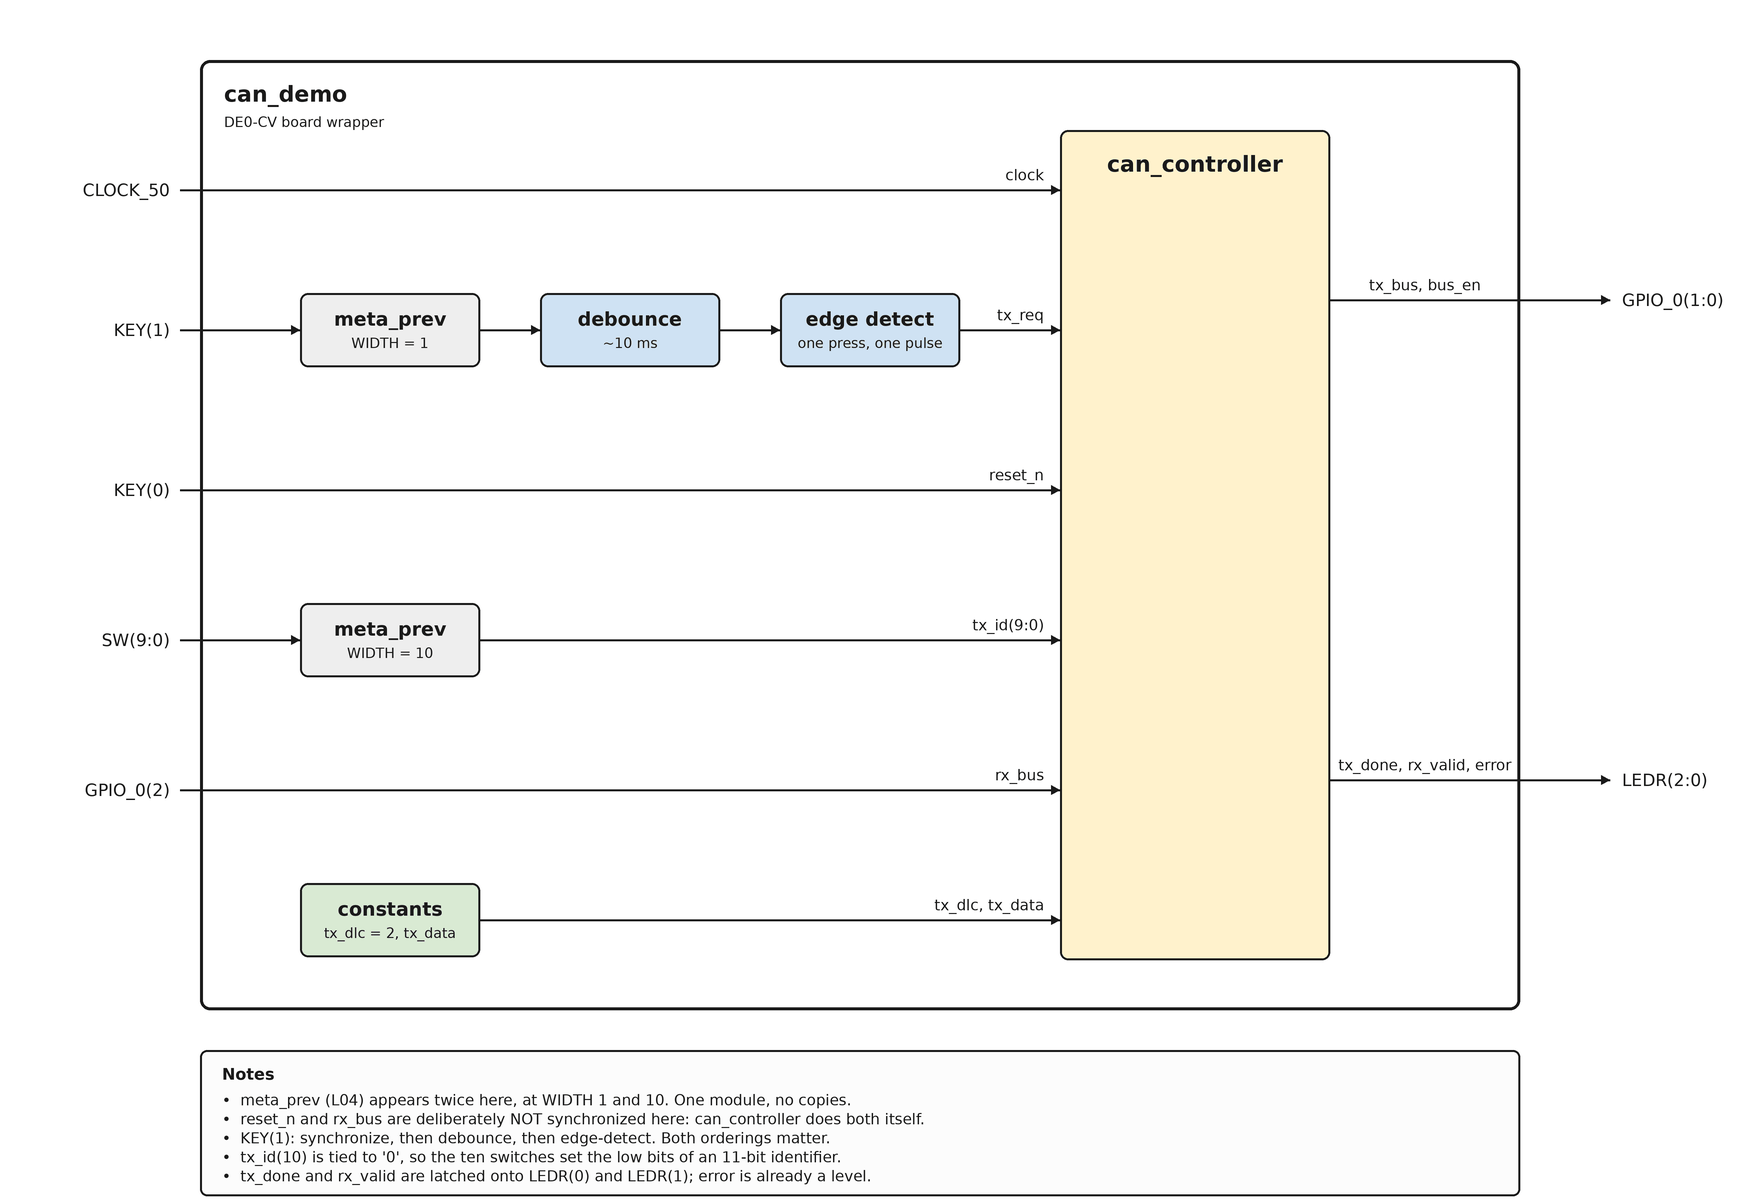

Here is the Python script that generated this plot:
#!/usr/bin/env python3
"""Draw can_demo, the optional DE0-CV debug wrapper (L19 Appendix B).

This is not the project's top level - that is can_spi_node, and the group writes it in L19.
This wrapper is the buttons-and-LEDs alternative Appendix B offers for debugging a board when
the SPI link itself is what is not working.

Regenerate with:  python3 can_demo.py <output.png>
Data-driven from CHAINS/OUTPUTS below, so a spec change is a text edit.

The three details that must stay true, asserted by check() at the bottom of this file:
  * neither rx_bus nor reset_n is synchronized here; can_controller does both itself (L12).
  * KEY(1) is synchronized, then debounced, then edge-detected, in that order.
  * meta_prev appears twice, at WIDTH 1 and 10.
"""
import sys

from PIL import Image, ImageDraw, ImageFont

Color = tuple[int, int, int]
Fill = Color | str
Point = tuple[float, float]
Bounds = tuple[int, int, int, int]
# (title, subtitle, fill)
Stage = tuple[str, str, Color]
# (port label, y, stages, signal name into can_controller)
Chain = tuple[str, int, list[Stage], str]
# (signal name, y, pin label)
Output = tuple[str, int, str]

S: int = 3                               # supersample factor
W: int = 1760                            # final canvas width
H: int = 1200                            # final canvas height

FONT: str = "/usr/share/fonts/truetype/dejavu/DejaVuSans.ttf"
BOLD: str = "/usr/share/fonts/truetype/dejavu/DejaVuSans-Bold.ttf"

INK: Color = (26, 26, 26)
GREY: Color = (238, 238, 238)
BLUE: Color = (207, 226, 243)
GREEN: Color = (217, 234, 211)
YELLOW: Color = (255, 242, 204)

BOX: Bounds = (200, 60, 1520, 1010)      # the can_demo boundary
CTRL: Bounds = (1060, 130, 1330, 960)    # the can_controller instance

BW: int = 180                            # standard small-block width
BH: int = 74                             # standard small-block height

CHAINS: list[Chain] = [
    ("CLOCK_50", 190, [], "clock"),
    ("KEY(1)", 330, [("meta_prev", "WIDTH = 1", GREY),
                     ("debounce", "~10 ms", BLUE),
                     ("edge detect", "one press, one pulse", BLUE)], "tx_req"),
    ("KEY(0)", 490, [], "reset_n"),
    ("SW(9:0)", 640, [("meta_prev", "WIDTH = 10", GREY)], "tx_id(9:0)"),
    ("GPIO_0(2)", 790, [], "rx_bus"),
    ("", 920, [("constants", "tx_dlc = 2, tx_data", GREEN)], "tx_dlc, tx_data"),
]

OUTPUTS: list[Output] = [("tx_bus, bus_en", 300, "GPIO_0(1:0)"),
                         ("tx_done, rx_valid, error", 780, "LEDR(2:0)")]

NOTES: list[str] = [
    "meta_prev (L04) appears twice here, at WIDTH 1 and 10. One module, no copies.",
    "reset_n and rx_bus are deliberately NOT synchronized here: can_controller does both itself.",
    "KEY(1): synchronize, then debounce, then edge-detect. Both orderings matter.",
    "tx_id(10) is tied to '0', so the ten switches set the low bits of an 11-bit identifier.",
    "tx_done and rx_valid are latched onto LEDR(0) and LEDR(1); error is already a level.",
]


def main(out: str) -> None:
    img: Image.Image = Image.new("RGB", (W * S, H * S), "white")
    d: ImageDraw.ImageDraw = ImageDraw.Draw(img)
    f_t: ImageFont.FreeTypeFont = ImageFont.truetype(BOLD, 19 * S)
    f_ct: ImageFont.FreeTypeFont = ImageFont.truetype(BOLD, 22 * S)
    f_s: ImageFont.FreeTypeFont = ImageFont.truetype(FONT, 14 * S)
    f_e: ImageFont.FreeTypeFont = ImageFont.truetype(FONT, 15 * S)
    f_p: ImageFont.FreeTypeFont = ImageFont.truetype(FONT, 17 * S)
    f_nb: ImageFont.FreeTypeFont = ImageFont.truetype(BOLD, 16 * S)
    f_n: ImageFont.FreeTypeFont = ImageFont.truetype(FONT, 15 * S)

    def rect(x0: float, y0: float, x1: float, y1: float, fill: Fill,
             radius: int = 8, width: int = 2) -> None:
        d.rounded_rectangle([x0 * S, y0 * S, x1 * S, y1 * S],
                            radius=radius * S, fill=fill, outline=INK, width=width * S)

    def ctext(cx: float, cy: float, txt: str, font: ImageFont.FreeTypeFont,
              anchor: str = "mm") -> None:
        d.text((cx * S, cy * S), txt, font=font, fill=INK, anchor=anchor)

    def head(p: Point, size: int = 9) -> None:
        px, py = p[0] * S, p[1] * S
        s = size * S
        d.polygon([(px, py), (px - s, py - s * 0.55), (px - s, py + s * 0.55)], fill=INK)

    def arrow(x0: float, x1: float, y: float) -> None:
        d.line([(x0 * S, y * S), (x1 * S, y * S)], fill=INK, width=2 * S)
        head((x1, y))

    # ---- boundary and the controller ---------------------------------------
    rect(*BOX, fill="white", radius=10, width=3)
    ctext(BOX[0] + 24, BOX[1] + 34, "can_demo", f_ct, anchor="lm")
    ctext(BOX[0] + 24, BOX[1] + 62, "DE0-CV board wrapper", f_s, anchor="lm")

    rect(*CTRL, fill=YELLOW)
    ctext((CTRL[0] + CTRL[2]) / 2, CTRL[1] + 34, "can_controller", f_ct)

    # ---- chains ------------------------------------------------------------
    for port, y, stages, sig in CHAINS:
        x: float = 300
        if port:
            ctext(BOX[0] - 30, y, port, f_p, anchor="rm")
            arrow(BOX[0] - 20, x if stages else CTRL[0], y)
        for i, (title, sub, fill) in enumerate(stages):
            rect(x, y - BH / 2, x + BW, y + BH / 2, fill)
            ctext(x + BW / 2, y - 11, title, f_t)
            ctext(x + BW / 2, y + 13, sub, f_s)
            nxt = x + BW + 60 if i < len(stages) - 1 else CTRL[0]
            arrow(x + BW, nxt, y)
            x += BW + 60
        ctext(CTRL[0] - 16, y - 15, sig, f_e, anchor="rm")

    # ---- outputs -----------------------------------------------------------
    for sig, y, pins in OUTPUTS:
        arrow(CTRL[2], BOX[2] + 90, y)
        ctext((CTRL[2] + BOX[2]) / 2, y - 15, sig, f_e)
        ctext(BOX[2] + 102, y, pins, f_p, anchor="lm")

    # ---- notes -------------------------------------------------------------
    ny = BOX[3] + 40
    rect(BOX[0], ny, BOX[2], ny + 146, (252, 252, 252), radius=7)
    ctext(BOX[0] + 22, ny + 24, "Notes", f_nb, anchor="lm")
    for i, note in enumerate(NOTES):
        ctext(BOX[0] + 22, ny + 50 + i * 19, "•  " + note, f_n, anchor="lm")

    # Palettize before saving. This is flat fills plus antialiased text, so 256
    # colours is visually lossless and cuts the file to roughly a third.
    final = img.resize((W, H), Image.LANCZOS).quantize(colors=256, dither=Image.NONE)
    final.save(out, "PNG", optimize=True)
    print("wrote", out)


def check() -> None:
    """Guard what this wrapper must and must not synchronize."""
    chain: dict[str, Chain] = {c[0]: c for c in CHAINS}
    assert chain["GPIO_0(2)"][2] == [], "rx_bus must not be synchronized in can_demo"
    assert chain["KEY(0)"][2] == [], "reset_n must not be synchronized in can_demo"
    key1 = [stage[0] for stage in chain["KEY(1)"][2]]
    assert key1 == ["meta_prev", "debounce", "edge detect"], "KEY(1) order is sync, debounce, edge"
    widths = [stage[1] for c in CHAINS for stage in c[2] if stage[0] == "meta_prev"]
    assert widths == ["WIDTH = 1", "WIDTH = 10"], "two meta_prev instances"


if __name__ == "__main__":
    check()
    main(sys.argv[1] if len(sys.argv) > 1 else "can_demo.png")
